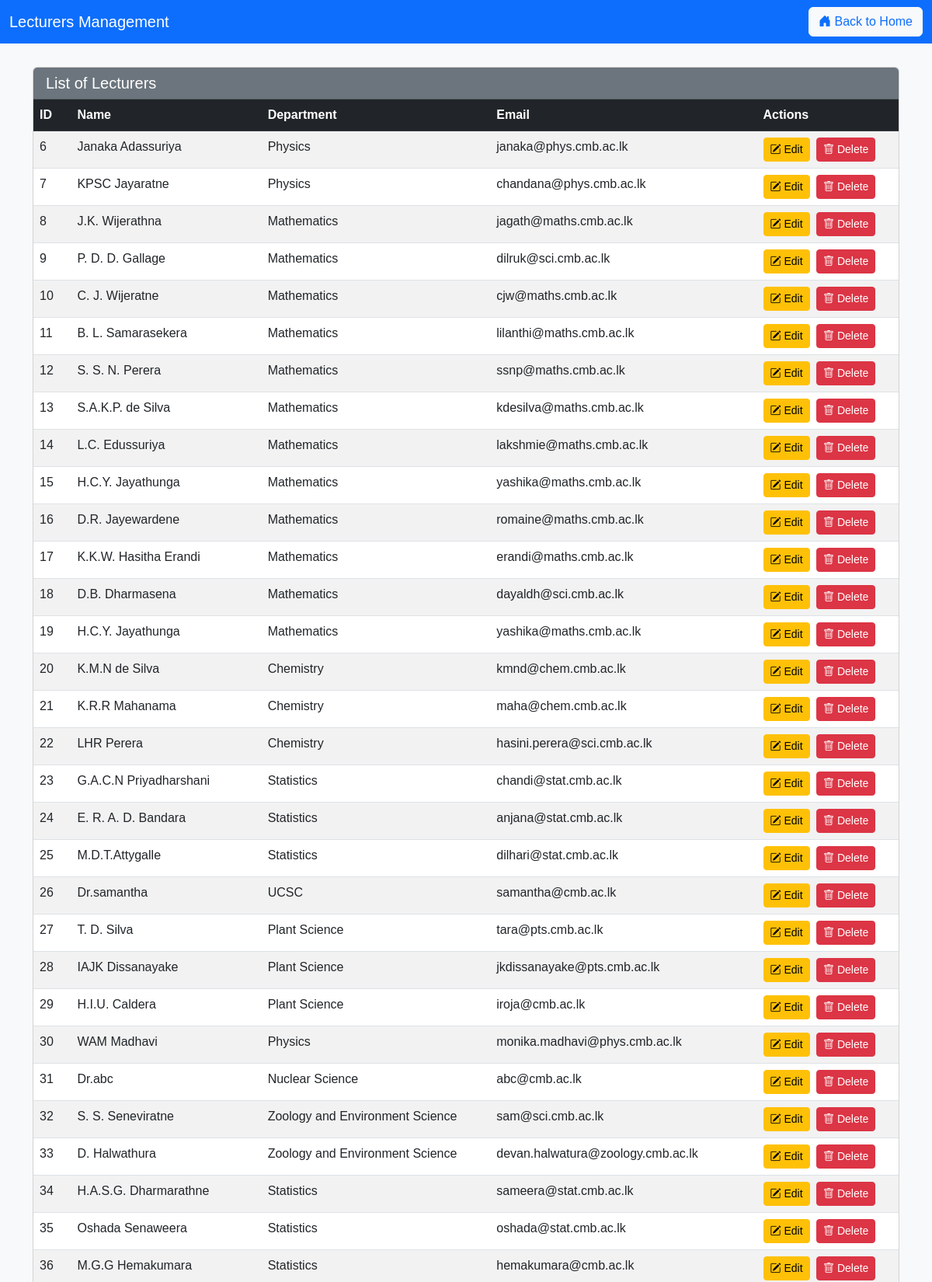
Page /update_lecture.php (upper part) on the committed database.
### tables this page shows
CREATE TABLE `lecture` (
  `id` int(11) NOT NULL,
  `name` varchar(100) NOT NULL,
  `department` enum('Physics','Chemistry','Mathematics','Statistics','Zoology and Environment Science','Plant Science','UCSC','ITU','Nuclear Science') DEFAULT NULL,
  `email` varchar(100) NOT NULL,
  `password` varchar(100) NOT NULL,
  `otp` varchar(255) DEFAULT NULL,
  `expired_otp` datetime DEFAULT NULL,
  `create_otp` datetime DEFAULT NULL
);

### update_lecture.php (the view, shortened to what this page needs)
<?php
include 'db.php';
?>
<!DOCTYPE html>
<html>
<head>
    <link href="https://cdn.jsdelivr.net/npm/bootstrap@5.3.0/dist/css/bootstrap.min.css" rel="stylesheet">
    <link href="https://cdn.jsdelivr.net/npm/bootstrap-icons@1.10.5/font/bootstrap-icons.css" rel="stylesheet">
</head>
<body>
    <nav class="navbar navbar-expand-lg navbar-dark bg-primary mb-4">
        <div class="container-fluid">
            <a class="navbar-brand" href="#">Lecturers Management</a>
            <div class="collapse navbar-collapse" id="navbarNav">
                <ul class="navbar-nav ms-auto">
                    <li class="nav-item">
                        <a href="main_table.php" class="btn btn-light text-primary">
                            <i class="bi bi-house-door-fill"></i> Back to Home
                        </a>
                    </li>
                </ul>
            </div>
        </div>
    </nav>
    <div class="container">
        <div class="card mb-4">
            <div class="card-header bg-secondary text-white">
                <h5 class="mb-0">List of Lecturers</h5>
            </div>
            <div class="card-body p-0">
                <div class="table-responsive">
                    <table class="table table-striped mb-0">
                        <thead class="table-dark">
                            <tr>
                                <th>ID</th>
                                <th>Name</th>
                                <th>Department</th>
                                <th>Email</th>
                                <th>Actions</th>
                            </tr>
                        </thead>
                        <tbody>
                            <?php
                            $result = $conn->query("SELECT * FROM lecture ORDER BY id ASC");
                            if ($result->num_rows > 0):
                                while($row = $result->fetch_assoc()):
                            ?>
                            <tr>
                                <td><?php echo htmlspecialchars($row['id']); ?></td>
                                <td><?php echo htmlspecialchars($row['name']); ?></td>
                                <td><?php echo htmlspecialchars($row['department']); ?></td>
                                <td><?php echo htmlspecialchars($row['email']); ?></td>
                                <td>
                                    <a href="?edit=<?php echo $row['id']; ?>" class="btn btn-sm btn-warning me-1">
                                        <i class="bi bi-pencil-square"></i> Edit
                                    </a>
                                    <a href="?delete=<?php echo $row['id']; ?>" class="btn btn-sm btn-danger"
                                       onclick="return confirm('Are you sure you want to delete this lecturer?');">
                                        <i class="bi bi-trash"></i> Delete
                                    </a>
                                </td>
                            </tr>
                            <?php
                                endwhile;
                            else:
                                echo "<tr><td colspan='5' class='text-center'>No lecturers found.</td></tr>";
                            endif;
                            ?>
                        </tbody>
                    </table>
                </div>
            </div>
        </div>
    </div>
</body>
</html>

### update_lecture.php (style rules this page uses)
body { font-family: 'Poppins', Arial, sans-serif; background-color: #f8f9fa; }
.container { margin-top: 30px; margin-bottom: 30px; }
.card-header h5 { margin: 0; }

### rows in the picture
lecture: id "6", name "Janaka Adassuriya", department "Physics", email "janaka@phys.cmb.ac.lk"
lecture: id "7", name "KPSC Jayaratne", department "Physics", email "chandana@phys.cmb.ac.lk"
lecture: id "8", name "J.K. Wijerathna", department "Mathematics", email "jagath@maths.cmb.ac.lk"
lecture: id "9", name "P. D. D. Gallage", department "Mathematics", email "dilruk@sci.cmb.ac.lk"
lecture: id "10", name "C. J. Wijeratne", department "Mathematics", email "cjw@maths.cmb.ac.lk"
lecture: id "11", name "B. L. Samarasekera", department "Mathematics", email "lilanthi@maths.cmb.ac.lk"
lecture: id "12", name "S. S. N. Perera", department "Mathematics", email "ssnp@maths.cmb.ac.lk"
lecture: id "13", name "S.A.K.P. de Silva", department "Mathematics", email "kdesilva@maths.cmb.ac.lk"
lecture: id "14", name "L.C. Edussuriya", department "Mathematics", email "lakshmie@maths.cmb.ac.lk"
lecture: id "15", name "H.C.Y. Jayathunga", department "Mathematics", email "yashika@maths.cmb.ac.lk"
lecture: id "16", name "D.R. Jayewardene", department "Mathematics", email "romaine@maths.cmb.ac.lk"
lecture: id "17", name "K.K.W. Hasitha Erandi", department "Mathematics", email "erandi@maths.cmb.ac.lk"
lecture: id "18", name "D.B. Dharmasena", department "Mathematics", email "dayaldh@sci.cmb.ac.lk"
lecture: id "19", name "H.C.Y. Jayathunga", department "Mathematics", email "yashika@maths.cmb.ac.lk"
lecture: id "20", name "K.M.N de Silva", department "Chemistry", email "kmnd@chem.cmb.ac.lk"
lecture: id "21", name "K.R.R Mahanama", department "Chemistry", email "maha@chem.cmb.ac.lk"
lecture: id "22", name "LHR Perera", department "Chemistry", email "hasini.perera@sci.cmb.ac.lk"
lecture: id "23", name "G.A.C.N Priyadharshani", department "Statistics", email "chandi@stat.cmb.ac.lk"
lecture: id "24", name "E. R. A. D. Bandara", department "Statistics", email "anjana@stat.cmb.ac.lk"
lecture: id "25", name "M.D.T.Attygalle", department "Statistics", email "dilhari@stat.cmb.ac.lk"
lecture: id "26", name "Dr.samantha", department "UCSC", email "samantha@cmb.ac.lk"
lecture: id "27", name "T. D. Silva", department "Plant Science", email "tara@pts.cmb.ac.lk"
lecture: id "28", name "IAJK Dissanayake", department "Plant Science", email "jkdissanayake@pts.cmb.ac.lk"
lecture: id "29", name "H.I.U. Caldera", department "Plant Science", email "iroja@cmb.ac.lk"
lecture: id "30", name "WAM Madhavi", department "Physics", email "monika.madhavi@phys.cmb.ac.lk"
lecture: id "31", name "Dr.abc", department "Nuclear Science", email "abc@cmb.ac.lk"
lecture: id "32", name "S. S. Seneviratne", department "Zoology and Environment Science", email "sam@sci.cmb.ac.lk"
lecture: id "33", name "D. Halwathura", department "Zoology and Environment Science", email "devan.halwatura@zoology.cmb.ac.lk"
lecture: id "34", name "H.A.S.G. Dharmarathne", department "Statistics", email "sameera@stat.cmb.ac.lk"
lecture: id "35", name "Oshada Senaweera", department "Statistics", email "oshada@stat.cmb.ac.lk"
lecture: id "36", name "M.G.G Hemakumara", department "Statistics", email "hemakumara@cmb.ac.lk"
